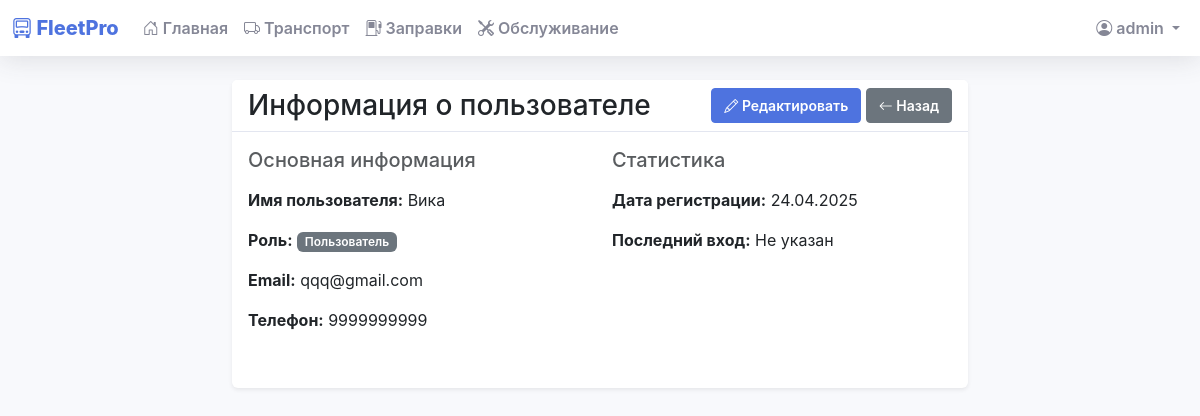
Screenshot of /user/2 (signed in) with the database file from the repository.
### models.py (models this page shows, shortened)
class User(db.Model, UserMixin):
    id = db.Column(db.Integer, primary_key=True)
    username = db.Column(db.String(80), unique=True, nullable=False)
    password = db.Column(db.String(120), nullable=False)
    role = db.Column(db.String(20), nullable=False, default='user')
    email = db.Column(db.String(120), unique=True, nullable=False)
    phone = db.Column(db.String(20), nullable=False)
    created_at = db.Column(db.DateTime, default=datetime.utcnow)

### app.py (the view)
@app.route('/user/<int:id>')
@login_required
def user_data(id):
    if current_user.role not in ['admin', 'manager']:
        flash('У вас нет прав для доступа к этой странице', 'danger')
        return redirect(url_for('index'))
    user = User.query.get_or_404(id)
    return render_template('user_details.html', user=user)

### app.py (called while the page is built)
@login_manager.user_loader
def load_user(user_id):
    return User.query.get(int(user_id))

### templates/user_details.html
{% extends "base.html" %}
{% block content %}
<div class="container">
    <div class="row justify-content-center">
        <div class="col-md-8">
            <div class="card shadow-sm">
                <div class="card-header d-flex justify-content-between align-items-center">
                    <h3 class="card-title mb-0">Информация о пользователе</h3>
                    <div>
                        <a href="{{ url_for('edit_user', id=user.id) }}" class="btn btn-primary btn-sm">
                            <i class="bi bi-pencil"></i> Редактировать
                        </a>
                        <a href="{{ url_for('admin_panel') }}" class="btn btn-secondary btn-sm">
                            <i class="bi bi-arrow-left"></i> Назад
                        </a>
                    </div>
                </div>
                <div class="card-body">
                    <div class="row mb-4">
                        <div class="col-md-6">
                            <h5 class="text-muted mb-3">Основная информация</h5>
                            <p><strong>Имя пользователя:</strong> {{ user.username }}</p>
                            <p><strong>Роль:</strong>
                                {% if user.role == 'admin' %}
                                    <span class="badge bg-primary">Администратор</span>
                                {% elif user.role == 'manager' %}
                                    <span class="badge bg-info">Менеджер</span>
                                {% else %}
                                    <span class="badge bg-secondary">Пользователь</span>
                                {% endif %}
                            </p>
                            <p><strong>Email:</strong> {{ user.email }}</p>
                            <p><strong>Телефон:</strong> {{ user.phone }}</p>
                        </div>
                        <div class="col-md-6">
                            <h5 class="text-muted mb-3">Статистика</h5>
                            <p><strong>Дата регистрации:</strong> {{ user.created_at.strftime('%d.%m.%Y') if user.created_at else 'Не указана' }}</p>
                            <p><strong>Последний вход:</strong> {{ user.last_login.strftime('%d.%m.%Y %H:%M') if user.last_login else 'Не указан' }}</p>
                        </div>
                    </div>
                </div>
            </div>
        </div>
    </div>
</div>
{% endblock %}

### templates/base.html (shortened to what this page needs)
<!DOCTYPE html>
<html lang="ru">
<head>
    <link href="https://cdn.jsdelivr.net/npm/bootstrap@5.3.0/dist/css/bootstrap.min.css" rel="stylesheet">
    <link rel="stylesheet" href="https://cdn.jsdelivr.net/npm/bootstrap-icons@1.11.0/font/bootstrap-icons.css">
</head>
<body>
    {% if current_user.is_authenticated %}
    <nav class="navbar navbar-expand-lg navbar-light mb-4">
        <div class="container-fluid">
            <span class="navbar-brand">
                <i class="bi bi-truck-front"></i> FleetPro
            </span>
            <div class="collapse navbar-collapse" id="navbarNav">
                <ul class="navbar-nav me-auto">
                    <li class="nav-item">
                        <a class="nav-link" href="{{ url_for('index') }}">
                            <i class="bi bi-house-door"></i> Главная
                        </a>
                    </li>
                    <li class="nav-item">
                        <a class="nav-link" href="{{ url_for('vehicles_list') }}">
                            <i class="bi bi-truck"></i> Транспорт
                        </a>
                    </li>
                    <li class="nav-item">
                        <a class="nav-link" href="{{ url_for('fuel') }}">
                            <i class="bi bi-fuel-pump"></i> Заправки
                        </a>
                    </li>
                    <li class="nav-item">
                        <a class="nav-link" href="{{ url_for('maintenance') }}">
                            <i class="bi bi-tools"></i> Обслуживание
                        </a>
                    </li>
                </ul>
                <ul class="navbar-nav">
                    <li class="nav-item dropdown">
                        <a class="nav-link dropdown-toggle" href="#" id="navbarDropdown" role="button" data-bs-toggle="dropdown">
                            <i class="bi bi-person-circle"></i> {{ current_user.username }}
                        </a>
                    </li>
                </ul>
            </div>
        </div>
    </nav>
    {% endif %}
    <div class="container-fluid">
        {% block content %}{% endblock %}
    </div>
</body>
</html>

### templates/base.html (style rules this page uses)
:root { --primary-color: #4e73df; --secondary-color: #858796; --success-color: #1cc88a; --info-color: #36b9cc; --warning-color: #f6c23e; --danger-color: #e74a3b; --light-color: #f8f9fc; --dark-color: #5a5c69; }
body { background-color: #f8f9fc; font-family: 'Nunito', -apple-system, BlinkMacSystemFont, "Segoe UI", Roboto, "Helvetica Neue", Arial, sans-serif; }
.navbar { background-color: #fff; box-shadow: 0 0.15rem 1.75rem 0 rgba(58, 59, 69, 0.15); }
.navbar-brand { font-weight: 800; color: var(--primary-color); }
.nav-link { color: var(--secondary-color); font-weight: 600; }
.card { border: none; box-shadow: 0 0.15rem 1.75rem 0 rgba(58, 59, 69, 0.15); transition: transform 0.2s; }
.card-header { background-color: #fff; border-bottom: 1px solid #e3e6f0; }
.btn { font-weight: 600; padding: 0.375rem 0.75rem; }
.btn-primary { background-color: var(--primary-color); border-color: var(--primary-color); }
.badge { font-weight: 600; padding: 0.35em 0.65em; }

### rows the page displays
User: username "admin"
User: username "Вика", email "qqq@gmail.com", phone "9999999999", created_at "24.04.2025"
